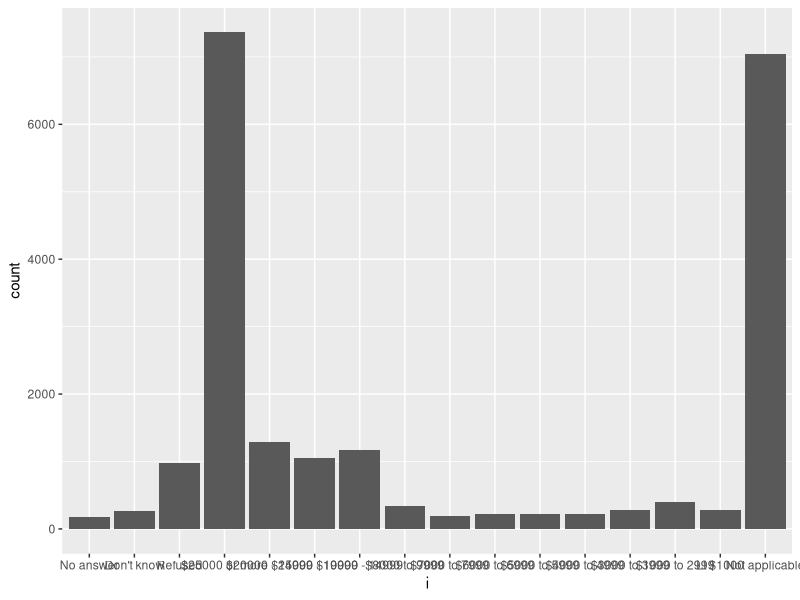
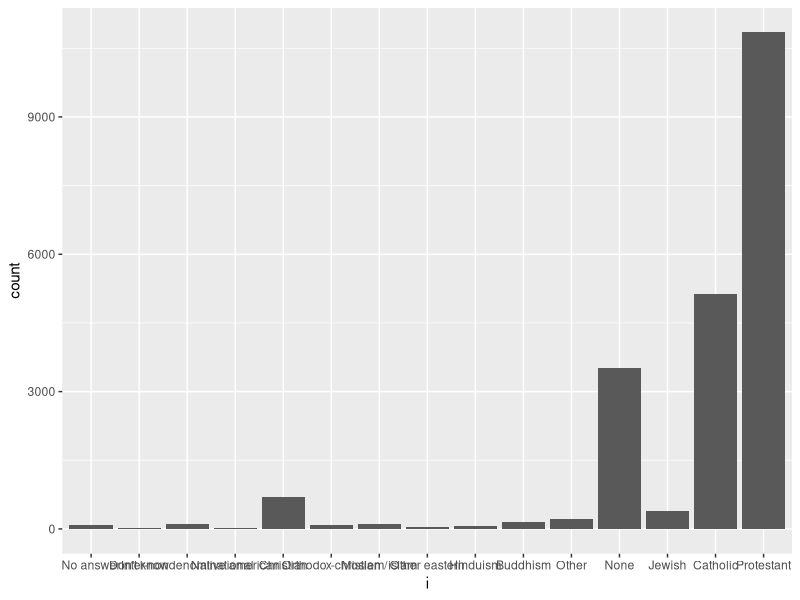
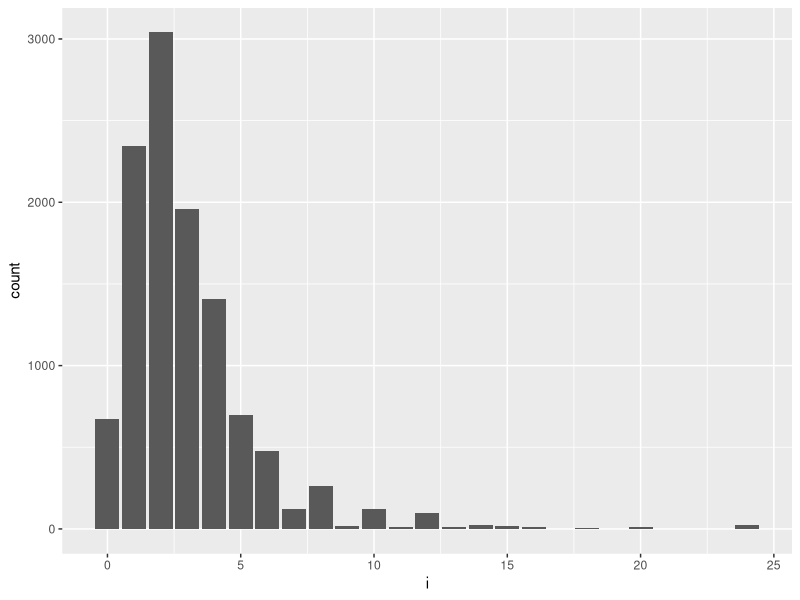

Source code (R) for these figures, in order:
## ---- chunk 1
library(tidyverse)
## ---- chunk 2
sum_func <- function(a, b){
  c <- a + b
  return(c)
}
## ---- chunk 3
sum_func(55,43)
## ---- chunk 4
av_func <- function(x){
  avg <- sum(x)/length(x)
  return(avg)
}
## ---- chunk 5
mean_mtcars <- vector("double", length = 3)
  for(i in seq_along(mtcars[1:3])) {
    mean_mtcars[[i]] <- av_func(mtcars[[i]])
  }

mean_mtcars
## ---- chunk 6
for(i in 1:6) {
   print(i^2)
}
## ---- chunk 7
x <- 205
example <- if (x < 10) {
    "x is smaller than 10"
  } else if (x > 10) {
    "x is larger than 10"
  } else if (x == 10) {
    "x is exactly 10"
  }

print(example)
## ---- chunk 8
output <- vector("double", ncol(mtcars))
  for (i in seq_along(mtcars)) {
    output[[i]] <- sd(mtcars[[i]])
  }

output
## ---- chunk 9
sapply(mtcars, sd)
## ---- chunk 10
map_dbl(mtcars, sd)
## ---- chunk 11
tapply(gss_cat$age, gss_cat$relig, median, na.rm = T)
## ---- chunk 12
tapply(gss_cat$tvhours, gss_cat$partyid, mean, na.rm = T)
## ---- chunk 13
for(i in gss_cat[c("rincome", "relig", "tvhours")]){
  p <- ggplot(gss_cat, aes(x = i)) +
        geom_bar()
  print(p)
}
## ---- chunk 14
make_center <- function(x) {
  if(!is.numeric(x)) {
    stop("x not numeric")
  }
  x - mean(x, na.rm = T)
}
## ---- chunk 15
map_df(mtcars, make_center)
## ---- chunk 16
center_list <- list(NULL)
  for (i in seq_along(mtcars)) {
    center_list[[i]] <- make_center(mtcars[[i]]) 
  }

center_list
